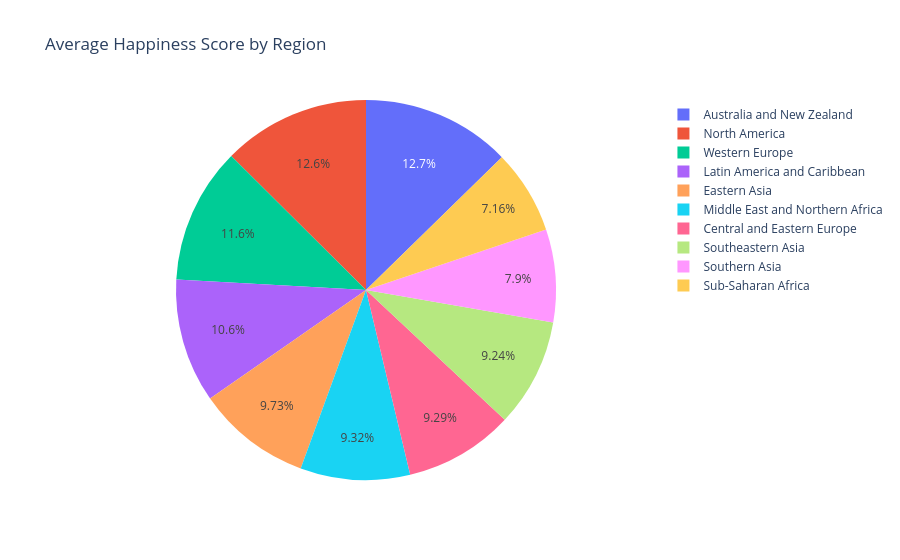

Notebook cell for this chart:
### Markdown cell above
### 2.4 Average Happiness Score by Region

### Code cell
region_happiness = df.groupby("Region", as_index=False, observed=True)["Happiness Score"].mean()

fig4 = px.pie(
    region_happiness, names="Region", values="Happiness Score",
    title="Average Happiness Score by Region",
)
fig4.show()

### Figure 1 — Plotly figure (JSON) as saved in the notebook; plotly's stock layout.template omitted (floating-point values rounded to 4 significant figures)
{"data": [{"domain": {"x": [0.0, 1.0], "y": [0.0, 1.0]}, "hovertemplate": "Region=%{label}<br>Happiness Score=%{value}<extra></extra>", "labels": ["Australia and New Zealand", "Central and Eastern Europe", "Eastern Asia", "Latin America and Caribbean", "Middle East and Northern Africa", "North America", "Southeastern Asia", "Southern Asia", "Sub-Saharan Africa", "Western Europe"], "legendgroup": "", "name": "", "showlegend": true, "type": "pie", "values": [7.323, 5.371, 5.624, 6.102, 5.386, 7.254, 5.339, 4.563, 4.136, 6.686]}], "layout": {"legend": {"tracegroupgap": 0}, "title": {"text": "Average Happiness Score by Region"}}}
